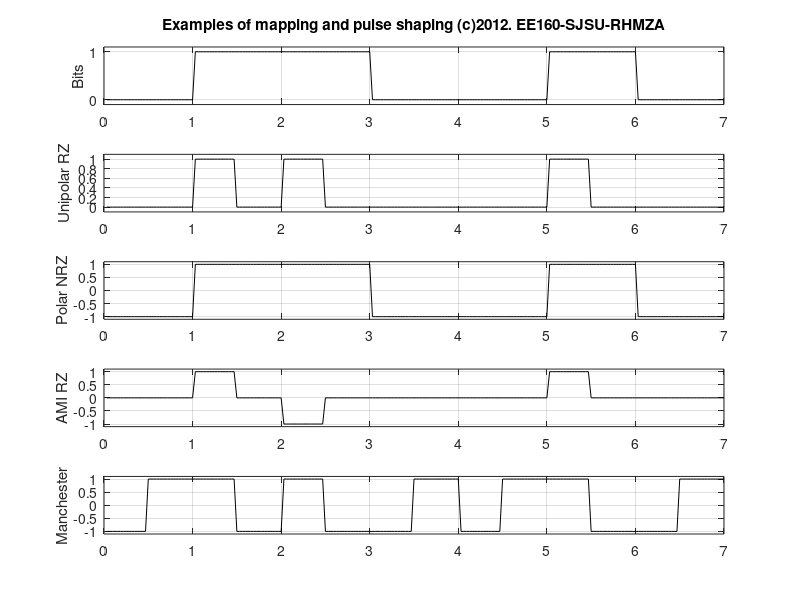

MATLAB code for this plot:
% File: pulse_shaping.m
% Description: Illustration of various mappings and pulse shapes (also 
% known as line coding) schemes
% For the students of EE 160. Fall 2006. San Jose State University.
% Modified Fall 2012.

clear

A = 1;                                  % Pulse amplitude
T = 1;                                  % Bit duration

bit = [ 0 1 1 0 0 1 0 ];                % Bit sequence

polar = [ -A +A ];                      % Polar mapping

M = 32;                                 % Oversampling ratio (must be even)
T_bits = T*length(bit);                 % Duration of bit stream
t = 1/M:1/M:T_bits ;                    % Time scale

bit_M= [];
for i=1:length(bit)
    bit_M = [bit_M bit(i)*ones(1,M)];   % Oversampled bit stream
end

p_NRZ(1:M)=1;                           % NRZ pulse
p_RZ(1:M/2)=1; p_RZ(M/2:M)=0;           % RZ pulse
p_M(1:M/2) =1; p_M(M/2:M)=-1;            % Manchester pulse

% (a) Unipolar NRZ
for i=1:length(bit)
    for j=(i-1)*M+1:i*M
        s_UNRZ(j) = bit(i)*A*p_NRZ(j-(i-1)*M);
    end
end

% (b) Unipolar RZ
for i=1:length(bit)
    for j=(i-1)*M+1:i*M
        s_URZ(j) = bit(i)*A*p_RZ(j-(i-1)*M);
    end
end

% (c) Polar NRZ
for i=1:length(bit)
    for j=(i-1)*M+1:i*M
        s_PNRZ(j) = polar(bit(i)+1)*p_NRZ(j-(i-1)*M);
    end
end

% (d) Polar RZ
for i=1:length(bit)
    for j=(i-1)*M+1:i*M
        s_PRZ(j) = polar(bit(i)+1)*p_RZ(j-(i-1)*M);
    end
end

% (e) AMI NRZ
st = [-A*ones(1,M)];                    % Inital amplitude -A
for i=1:length(bit)
    if bit(i), st = -st; end
    for j=(i-1)*M+1:i*M
        AMI_NRZ(j) = bit(i)*st(j-(i-1)*M)*p_NRZ(j-(i-1)*M);
    end
end

% (f) AMI RZ
st = [-A*ones(1,M)];                    % Inital amplitude -A
for i=1:length(bit)
    if bit(i), st = -st; end
    for j=(i-1)*M+1:i*M
        AMI_RZ(j) = bit(i)*st(j-(i-1)*M)*p_RZ(j-(i-1)*M);
    end
end

% (g) Manchester
for i=1:length(bit)
    for j=(i-1)*M+1:i*M
        s_M(j) = polar(bit(i)+1)*p_M(j-(i-1)*M);
    end
end

% Plot all signals
subplot(5,1,1)
plot(t,bit_M,'k'); ylabel ('Bits'); axis ([ 0 T_bits  -0.1 1.1 ])
set(gca,'YTick',[0 1])
grid on
title('Examples of mapping and pulse shaping (c)2012. EE160-SJSU-RHMZA')
subplot(5,1,2)
plot(t,s_URZ,'k'); ylabel ('Unipolar RZ'); axis ([ 0 T_bits  -0.1*A 1.1*A ]);
grid on
subplot(5,1,3)
plot(t,s_PNRZ,'k'); ylabel ('Polar NRZ'); axis ([ 0 T_bits  -1.1*A 1.1*A ])
grid on
subplot(5,1,4)
plot(t,AMI_RZ,'k'); ylabel ('AMI RZ'); axis ([ 0 T_bits  -1.1*A 1.1*A ]);
grid on
subplot(5,1,5)
plot(t,s_M,'k'); ylabel ('Manchester'); axis ([ 0 T_bits  -1.1*A 1.1*A ])
grid on

